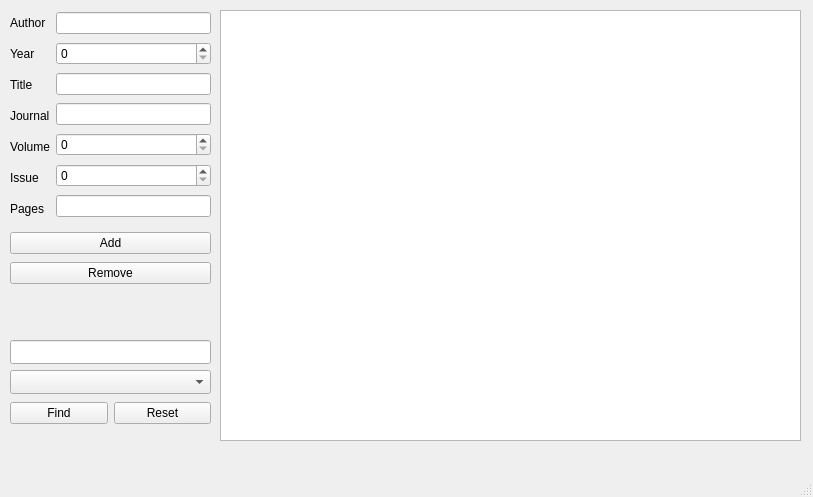
<?xml version="1.0" encoding="UTF-8"?>
<ui version="4.0">
 <class>MainWindow</class>
 <widget class="QMainWindow" name="MainWindow">
  <property name="geometry">
   <rect>
    <x>0</x>
    <y>0</y>
    <width>813</width>
    <height>497</height>
   </rect>
  </property>
  <property name="windowTitle">
   <string>MainWindow</string>
  </property>
  <widget class="QWidget" name="centralwidget">
   <widget class="QTableView" name="tableView">
    <property name="geometry">
     <rect>
      <x>220</x>
      <y>10</y>
      <width>581</width>
      <height>431</height>
     </rect>
    </property>
   </widget>
   <widget class="QLineEdit" name="filterEdit">
    <property name="geometry">
     <rect>
      <x>10</x>
      <y>340</y>
      <width>201</width>
      <height>24</height>
     </rect>
    </property>
   </widget>
   <widget class="QComboBox" name="filterComboBox">
    <property name="geometry">
     <rect>
      <x>10</x>
      <y>370</y>
      <width>201</width>
      <height>24</height>
     </rect>
    </property>
   </widget>
   <widget class="QWidget" name="layoutWidget">
    <property name="geometry">
     <rect>
      <x>10</x>
      <y>400</y>
      <width>201</width>
      <height>26</height>
     </rect>
    </property>
    <layout class="QHBoxLayout" name="horizontalLayout_2">
     <item>
      <widget class="QPushButton" name="btnFind">
       <property name="text">
        <string>Find</string>
       </property>
      </widget>
     </item>
     <item>
      <widget class="QPushButton" name="btnReset">
       <property name="text">
        <string>Reset</string>
       </property>
      </widget>
     </item>
    </layout>
   </widget>
   <widget class="QWidget" name="layoutWidget">
    <property name="geometry">
     <rect>
      <x>10</x>
      <y>10</y>
      <width>201</width>
      <height>211</height>
     </rect>
    </property>
    <layout class="QHBoxLayout" name="horizontalLayout">
     <item>
      <layout class="QVBoxLayout" name="verticalLayout_2">
       <item>
        <widget class="QLabel" name="authorLabel">
         <property name="text">
          <string>Author</string>
         </property>
        </widget>
       </item>
       <item>
        <widget class="QLabel" name="label_3">
         <property name="text">
          <string>Year</string>
         </property>
        </widget>
       </item>
       <item>
        <widget class="QLabel" name="label_2">
         <property name="text">
          <string>Title</string>
         </property>
        </widget>
       </item>
       <item>
        <widget class="QLabel" name="label_4">
         <property name="text">
          <string>Journal</string>
         </property>
        </widget>
       </item>
       <item>
        <widget class="QLabel" name="label_6">
         <property name="text">
          <string>Volume</string>
         </property>
        </widget>
       </item>
       <item>
        <widget class="QLabel" name="label_7">
         <property name="text">
          <string>Issue</string>
         </property>
        </widget>
       </item>
       <item>
        <widget class="QLabel" name="label_5">
         <property name="text">
          <string>Pages</string>
         </property>
        </widget>
       </item>
      </layout>
     </item>
     <item>
      <layout class="QVBoxLayout" name="verticalLayout">
       <item>
        <widget class="QLineEdit" name="authorEdit"/>
       </item>
       <item>
        <widget class="QSpinBox" name="yearSpinBox"/>
       </item>
       <item>
        <widget class="QLineEdit" name="titleEdit"/>
       </item>
       <item>
        <widget class="QLineEdit" name="journalEdit"/>
       </item>
       <item>
        <widget class="QSpinBox" name="volumeSpinBox"/>
       </item>
       <item>
        <widget class="QSpinBox" name="issueSpinBox"/>
       </item>
       <item>
        <widget class="QLineEdit" name="pagesEdit"/>
       </item>
      </layout>
     </item>
    </layout>
   </widget>
   <widget class="QWidget" name="layoutWidget">
    <property name="geometry">
     <rect>
      <x>10</x>
      <y>230</y>
      <width>201</width>
      <height>56</height>
     </rect>
    </property>
    <layout class="QVBoxLayout" name="verticalLayout_3">
     <item>
      <widget class="QPushButton" name="btnAdd">
       <property name="text">
        <string>Add</string>
       </property>
      </widget>
     </item>
     <item>
      <widget class="QPushButton" name="btnRemove">
       <property name="text">
        <string>Remove</string>
       </property>
      </widget>
     </item>
    </layout>
   </widget>
  </widget>
  <widget class="QMenuBar" name="menubar">
   <property name="geometry">
    <rect>
     <x>0</x>
     <y>0</y>
     <width>813</width>
     <height>21</height>
    </rect>
   </property>
  </widget>
  <widget class="QStatusBar" name="statusbar"/>
 </widget>
 <resources/>
 <connections/>
</ui>
